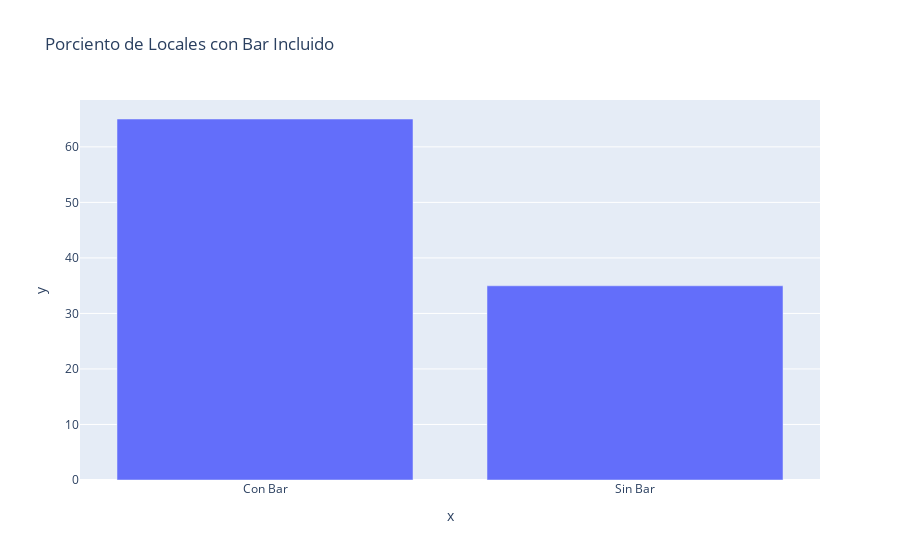

Notebook cell for this chart:
### Markdown cell above
Quedó comprobado que el 65.02 porciento de locales analizados incluyen el servicio bar, así que Alejandro concluyó que sin duda su futuro negocio debía contar con uno, quizás no con una gran carta pero al menos ofreciendo los cócteles mas comunes.

### Code cell
#Grafico que muestra el porciento de locales que tiene la opcion de bar
total_tipo = len(data2)
tipo = data2["type"]
tipo_bar = []
for i in tipo:
    if i == "Bar" or i == "Bar-Restaurante" or i == "Bar-Restaurante-Cafeteria":
        tipo_bar.append(i)
cant_bar = len(tipo_bar)
porciento_bares = round(bp.c_porciento(cant_bar, total_tipo), 2)
porciento_sin_bares =  100 - porciento_bares

fig= px.bar(
    x=("Con Bar","Sin Bar"),
    y=(porciento_bares, porciento_sin_bares),
    title="Porciento de Locales con Bar Incluido",
    labels=("Categorias","Porcentaje")


)
fig.show()

### Figure 1 — Plotly figure (JSON) as saved in the notebook; plotly's stock layout.template omitted (floating-point values rounded to 4 significant figures)
{"data": [{"alignmentgroup": "True", "hovertemplate": "x=%{x}<br>y=%{y}<extra></extra>", "legendgroup": "", "marker": {"color": "#636efa", "pattern": {"shape": ""}}, "name": "", "offsetgroup": "", "orientation": "v", "showlegend": false, "textposition": "auto", "type": "bar", "x": ["Con Bar", "Sin Bar"], "xaxis": "x", "y": [65.02, 34.98], "yaxis": "y"}], "layout": {"barmode": "relative", "legend": {"tracegroupgap": 0}, "title": {"text": "Porciento de Locales con Bar Incluido"}, "xaxis": {"anchor": "y", "domain": [0, 1], "title": {"text": "x"}}, "yaxis": {"anchor": "x", "domain": [0, 1], "title": {"text": "y"}}}}
